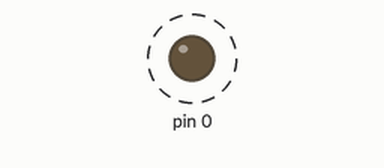
Recording of a sketch running on a simulated Arduino Uno, built with avr-gcc and run on an emulated ATmega328P. On the bench: output pins drawn as LEDs (lit = HIGH). Dashed ring = blinking.

Above: at 0.15 s.
Timing chart, 0 to 4.8 s (numbered marks = the images above):
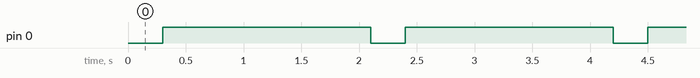

Measured:
- by itself, pin 0: alternates HIGH for 1.8 s and LOW for 0.30 s

The sketch:

led_fade.ino
```cpp
int pinled[4] = {3,5,6,9};
void setup() {
  pinMode(pinled[4],OUTPUT);
  // put your setup code here, to run once:

}

void loop() {
  int brightness = 0;
  // put your main code here, to run repeatedly:
  while(brightness <=255){
    analogWrite(pinled[4], brightness);
    brightness += 50;
    delay(100);
  }
  delay(1500);

}
```
